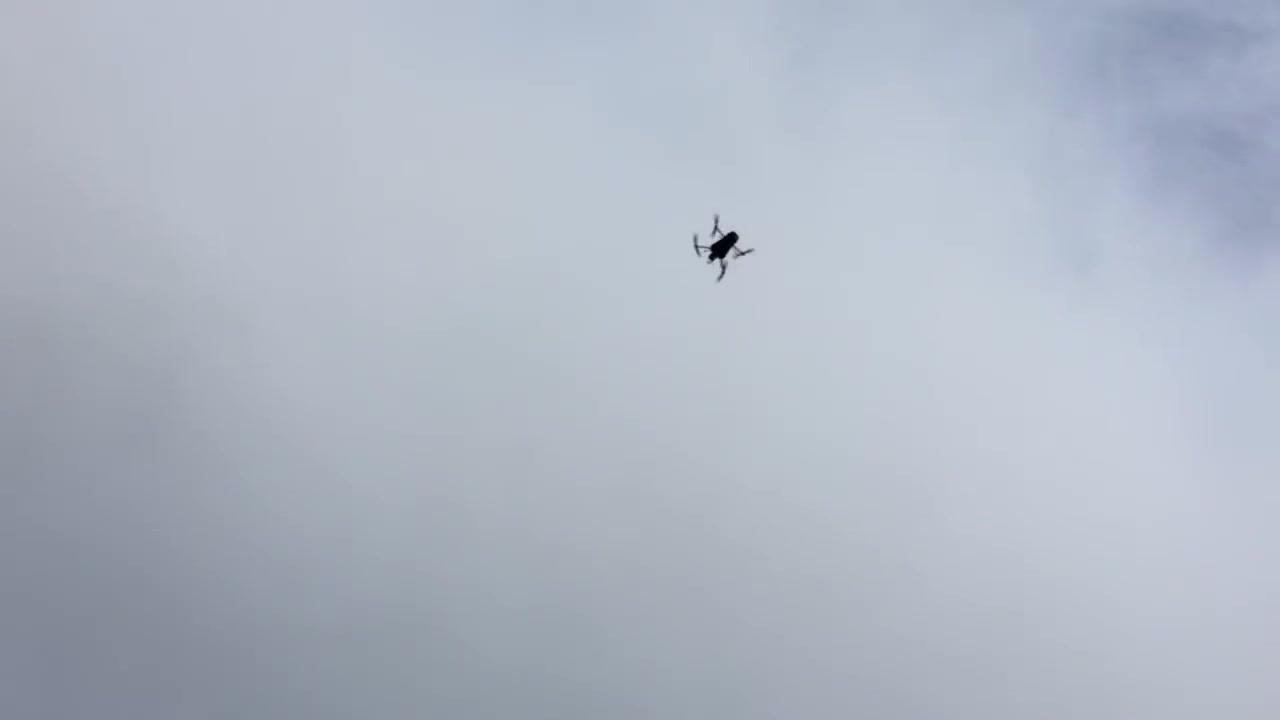
#> input picture datasets/aeroguard_sample/images/test/ag_000176.jpg, 1280 x 720 px; its folder holds only this picture in this run
$ python -i gmc.py   (imports and definitions only)
#> lines starting #> are read from the running program, lines starting #| are printed output that depends on the picture
#> further down, picture is the input picture: shape (720, 1280, 3); mean B, G, R 196.1, 183.2, 175.4
# Ultralytics YOLO 🚀, AGPL-3.0 license

import copy

import cv2
import numpy as np

from ultralytics.utils import LOGGER


class GMC:


    def __init__(self, method: str = "sparseOptFlow", downscale: int = 2) -> None:

        super().__init__()

        self.method = method
        self.downscale = max(1, downscale)

        if self.method == "orb":
            self.detector = cv2.FastFeatureDetector_create(20)
            self.extractor = cv2.ORB_create()
            self.matcher = cv2.BFMatcher(cv2.NORM_HAMMING)

        elif self.method == "sift":
            self.detector = cv2.SIFT_create(nOctaveLayers=3, contrastThreshold=0.02, edgeThreshold=20)
            self.extractor = cv2.SIFT_create(nOctaveLayers=3, contrastThreshold=0.02, edgeThreshold=20)
            self.matcher = cv2.BFMatcher(cv2.NORM_L2)

        elif self.method == "ecc":
            number_of_iterations = 5000
            termination_eps = 1e-6
            self.warp_mode = cv2.MOTION_EUCLIDEAN
            self.criteria = (cv2.TERM_CRITERIA_EPS | cv2.TERM_CRITERIA_COUNT, number_of_iterations, termination_eps)

        elif self.method == "sparseOptFlow":
            self.feature_params = dict(
                maxCorners=1000, qualityLevel=0.01, minDistance=1, blockSize=3, useHarrisDetector=False, k=0.04
            )

        elif self.method in {"none", "None", None}:
            self.method = None
        else:
            raise ValueError(f"Error: Unknown GMC method:{method}")

        self.prevFrame = None
        self.prevKeyPoints = None
        self.prevDescriptors = None
        self.initializedFirstFrame = False

    def apply(self, raw_frame: np.array, detections: list = None) -> np.array:

        if self.method in {"orb", "sift"}:
            return self.applyFeatures(raw_frame, detections)
        elif self.method == "ecc":
            return self.applyEcc(raw_frame)
        elif self.method == "sparseOptFlow":
            return self.applySparseOptFlow(raw_frame)
        else:
            return np.eye(2, 3)

    # [156 lines left out: functions applyEcc, applyFeatures, not called in this run]

    def applySparseOptFlow(self, raw_frame: np.array) -> np.array:

        height, width, _ = raw_frame.shape
#> height = 720; width = 1280
        frame = cv2.cvtColor(raw_frame, cv2.COLOR_BGR2GRAY)
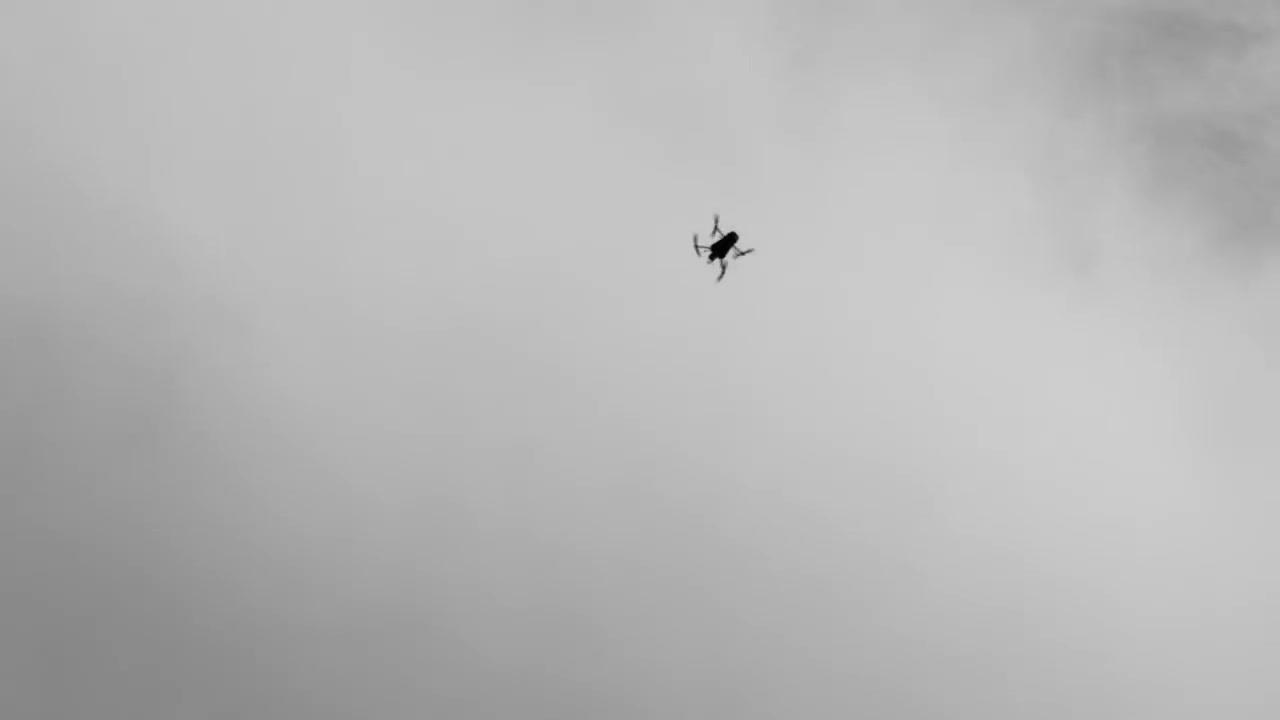
#> frame: shape (720, 1280); min 1, max 208, mean 182.4
        H = np.eye(2, 3)


        if self.downscale > 1.0:
            frame = cv2.resize(frame, (width // self.downscale, height // self.downscale))
#> frame: shape (360, 640)


        keypoints = cv2.goodFeaturesToTrack(frame, mask=None, **self.feature_params)
#> keypoints = 21 rows, first 8: [355, 129], [358, 130], [360, 129], [366, 116], [354, 124], [354, 126], [350, 123], [367, 123]


        if not self.initializedFirstFrame or self.prevKeyPoints is None:
            self.prevFrame = frame.copy()
            self.prevKeyPoints = copy.copy(keypoints)
#> self.prevKeyPoints has the same summary as keypoints
            self.initializedFirstFrame = True
            return H


        matchedKeypoints, status, _ = cv2.calcOpticalFlowPyrLK(self.prevFrame, frame, self.prevKeyPoints, None)


        prevPoints = []
        currPoints = []

        for i in range(len(status)):
            if status[i]:
                prevPoints.append(self.prevKeyPoints[i])
                currPoints.append(matchedKeypoints[i])

        prevPoints = np.array(prevPoints)
        currPoints = np.array(currPoints)


        if (prevPoints.shape[0] > 4) and (prevPoints.shape[0] == prevPoints.shape[0]):
            H, _ = cv2.estimateAffinePartial2D(prevPoints, currPoints, cv2.RANSAC)

            if self.downscale > 1.0:
                H[0, 2] *= self.downscale
                H[1, 2] *= self.downscale
        else:
            LOGGER.warning("WARNING: not enough matching points")

        self.prevFrame = frame.copy()
        self.prevKeyPoints = copy.copy(keypoints)

        return H

    # [6 lines left out: function reset_params, not called in this run]

>>> import cv2
>>> picture = cv2.imread('../../../datasets/aeroguard_sample/images/test/ag_000176.jpg')
>>> result = GMC().apply(picture)
#> result = [[1, 0, 0], [0, 1, 0]]

$ run again, on datasets/aeroguard_sample/images/test/ag_000177.jpg
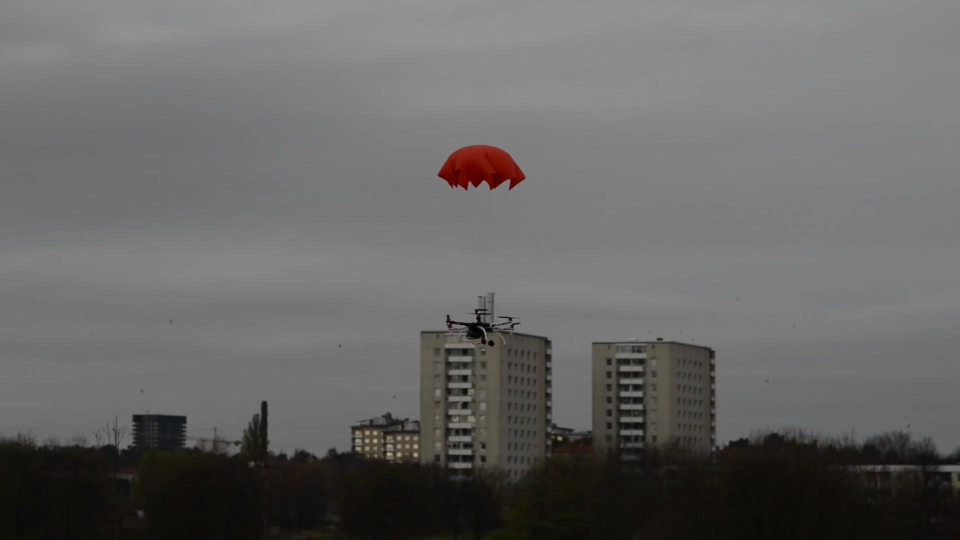
#> input picture datasets/aeroguard_sample/images/test/ag_000177.jpg, 1920 x 1080 px (shown at 1/2 size)
#> picture is the input picture: shape (1080, 1920, 3); mean B, G, R 101, 101.8, 102.5
#> in applySparseOptFlow, `frame = cv2.resize(frame, (width // self.downscale, height // self.dow..`:
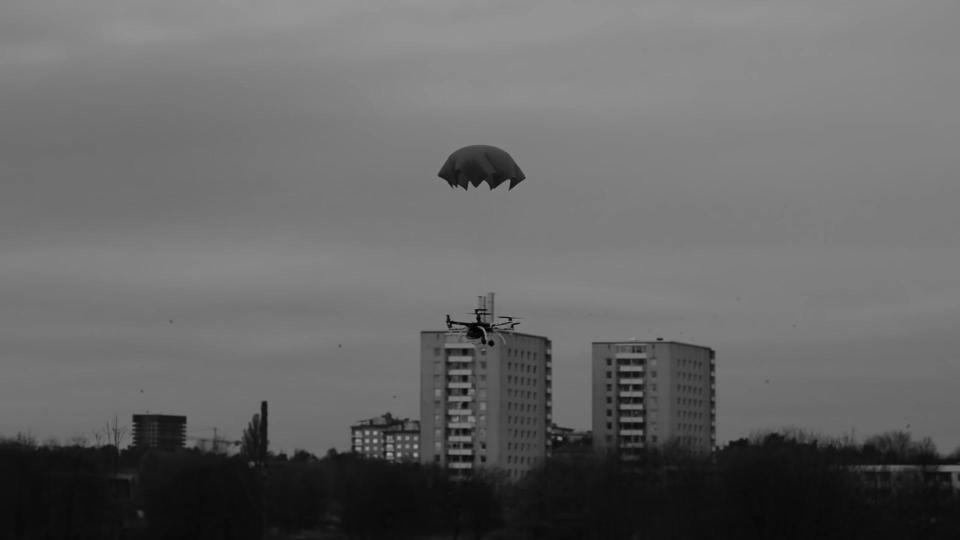
#> frame: shape (540, 960); min 1, max 168, mean 102
#> keypoints = 1000 rows, first 8: [476, 321], [476, 310], [511, 318], [478, 312], [447, 315], [458, 185], [466, 189], [469, 181]
#> self.prevKeyPoints has the same summary as keypoints
#> result = [[1, 0, 0], [0, 1, 0]]

$ run again, on datasets/aeroguard_sample/images/test/ag_000178.jpg
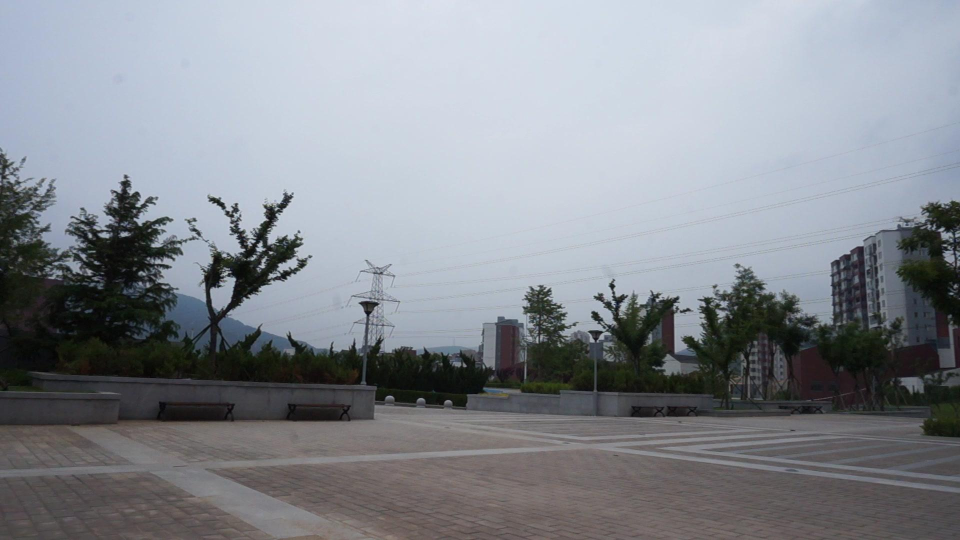
#> input picture datasets/aeroguard_sample/images/test/ag_000178.jpg, 1920 x 1080 px (shown at 1/2 size)
#> picture is the input picture: shape (1080, 1920, 3); mean B, G, R 145.6, 138.9, 134.5
#> in applySparseOptFlow, `frame = cv2.cvtColor(raw_frame, cv2.COLOR_BGR2GRAY)`:
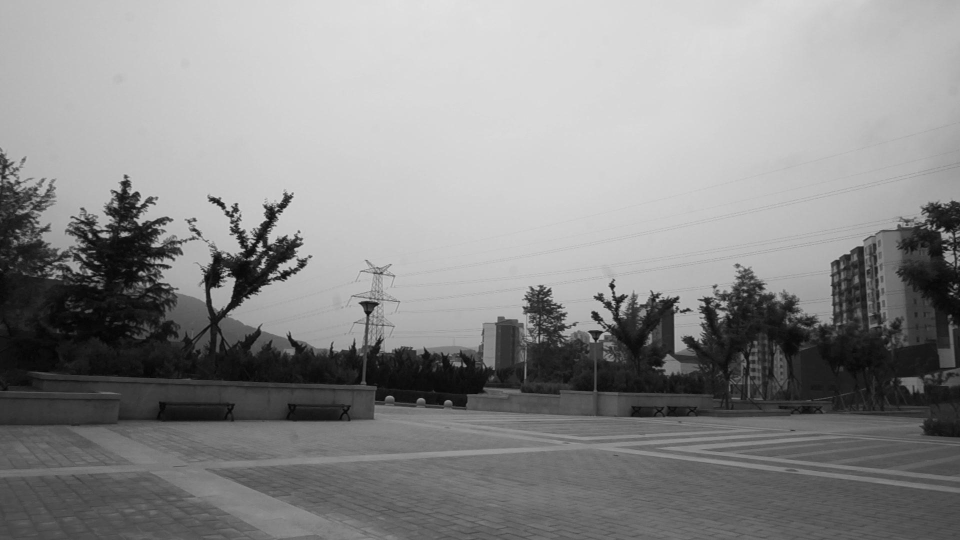
#> frame: shape (1080, 1920) (shown at 1/2 size); min 0, max 227, mean 138.3
#> in applySparseOptFlow, `frame = cv2.resize(frame, (width // self.downscale, height // self.dow..`:
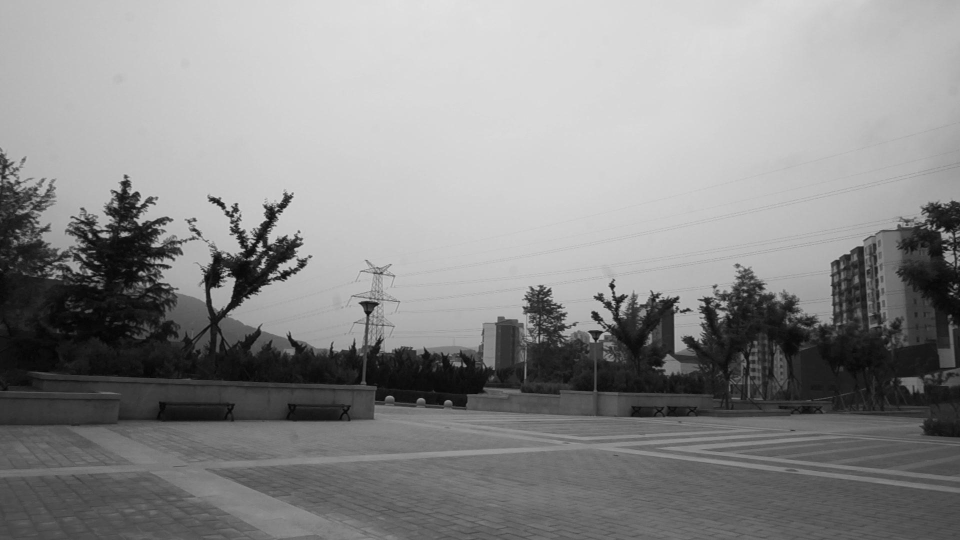
#> frame: shape (540, 960); min 4, max 226, mean 138.4
#> keypoints = 1000 rows, first 8: [254, 241], [295, 249], [239, 240], [244, 249], [136, 205], [269, 252], [130, 194], [279, 275]
#> self.prevKeyPoints has the same summary as keypoints
#> result = [[1, 0, 0], [0, 1, 0]]

$ run again, on datasets/aeroguard_sample/images/test/ag_000179.jpg
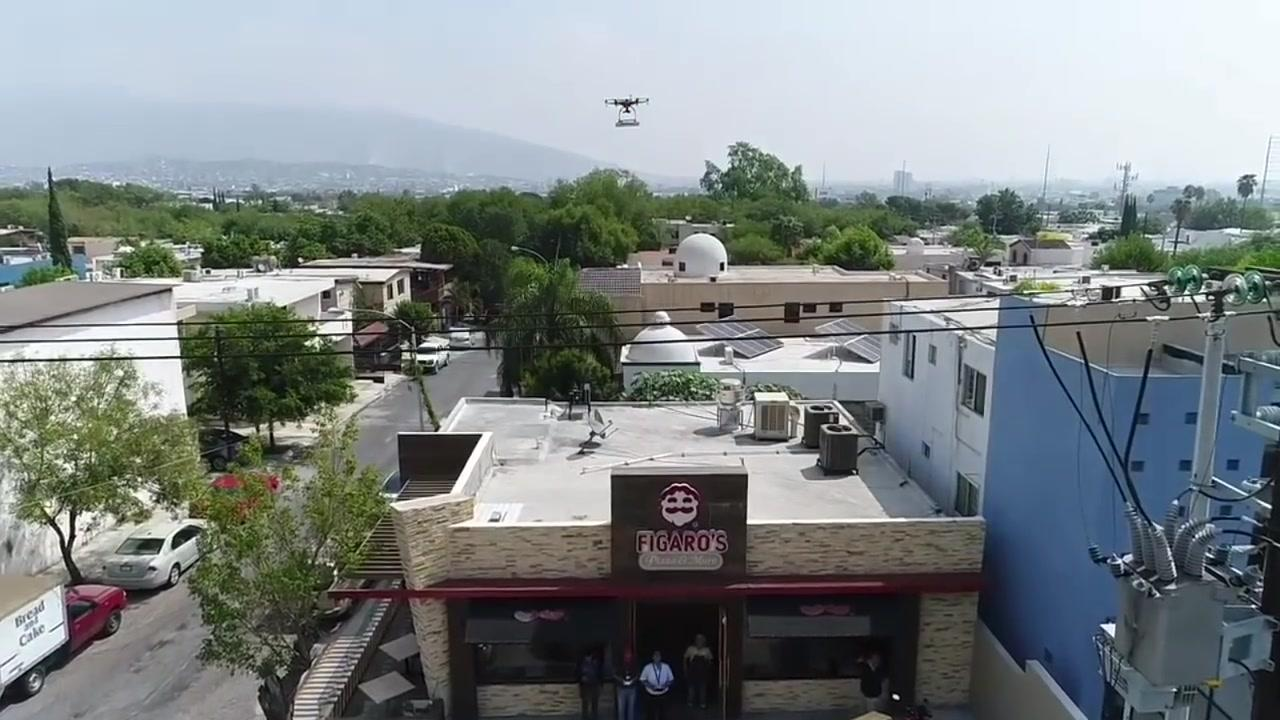
#> input picture datasets/aeroguard_sample/images/test/ag_000179.jpg, 1280 x 720 px
#> picture is the input picture: shape (720, 1280, 3); mean B, G, R 132.3, 131.9, 125.2
#> in applySparseOptFlow, `frame = cv2.cvtColor(raw_frame, cv2.COLOR_BGR2GRAY)`:
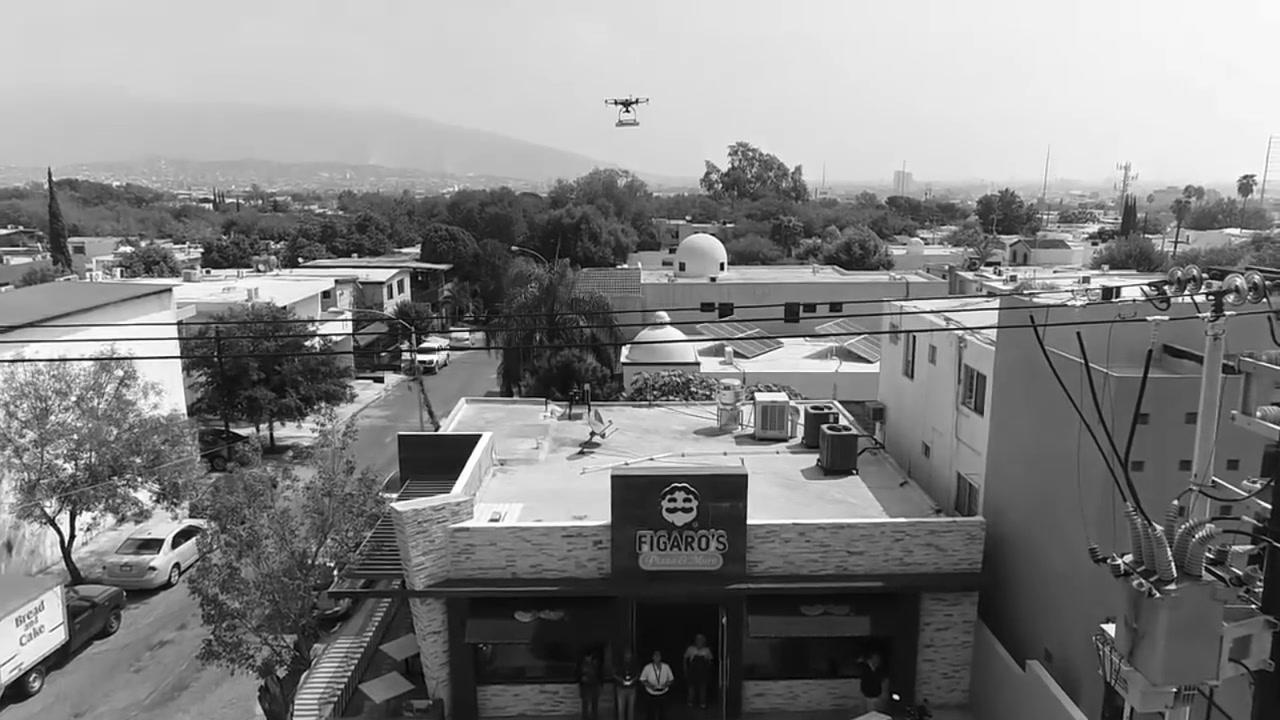
#> frame: shape (720, 1280); min 0, max 255, mean 129.9
#> keypoints = 1000 rows, first 8: [81, 270], [447, 348], [378, 197], [360, 131], [191, 190], [635, 253], [240, 217], [374, 261]
#> self.prevKeyPoints has the same summary as keypoints
#> result = [[1, 0, 0], [0, 1, 0]]
